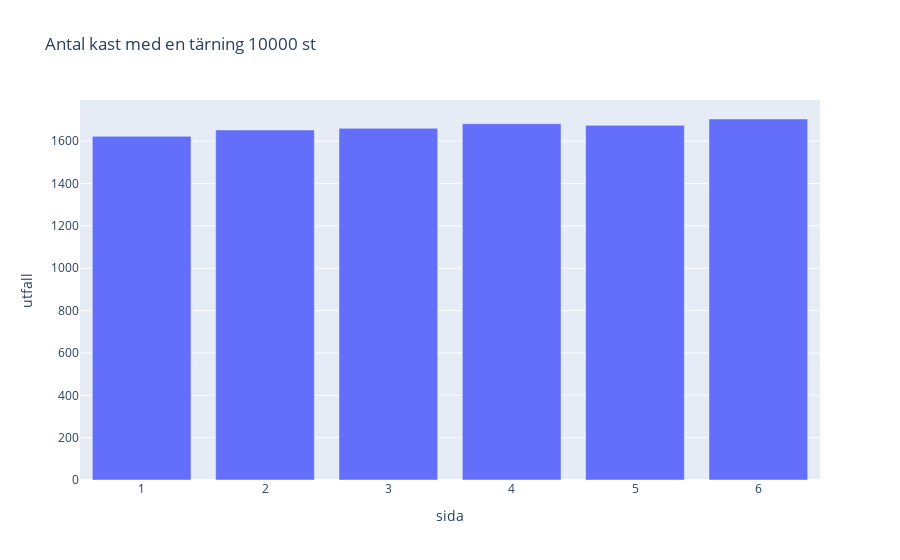

Source (notebook cell):
### Code cell
import plotly.express as px
import numpy as np 
import pandas as pd

antal_kast = 10000

# simulera tärningskast
tärningar = np.random.randint(1,7,antal_kast)

# räkna antalet ettor, tvåor, treor, fyror...
utfall = np.bincount(tärningar)[1:]

# skapa en dictionary
frekvens_dict = dict(sida=np.arange(1,7), utfall = utfall)

# skapa en dataframe från dictionary
df = pd.DataFrame(frekvens_dict)

# plotly.express för att rita ett stapeldiagram
fig = px.bar(df, x="sida", y="utfall", title=f"Antal kast med en tärning {antal_kast} st")

print(frekvens_dict, "\n")
print(f"Tärningskast: {tärningar}")
print(f"Utfall per sida: {utfall}")
print(df)
fig.show()

### Figure 1 — Plotly figure (JSON) as saved in the notebook; plotly's stock layout.template omitted (floating-point values rounded to 4 significant figures)
{"data": [{"alignmentgroup": "True", "hovertemplate": "sida=%{x}<br>utfall=%{y}<extra></extra>", "legendgroup": "", "marker": {"color": "#636efa"}, "name": "", "offsetgroup": "", "orientation": "v", "showlegend": false, "textposition": "auto", "type": "bar", "x": [1, 2, 3, 4, 5, 6], "xaxis": "x", "y": [1623, 1653, 1661, 1683, 1675, 1705], "yaxis": "y"}], "layout": {"barmode": "relative", "legend": {"tracegroupgap": 0}, "title": {"text": "Antal kast med en tärning 10000 st"}, "xaxis": {"anchor": "y", "domain": [0, 1], "title": {"text": "sida"}}, "yaxis": {"anchor": "x", "domain": [0, 1], "title": {"text": "utfall"}}}}
